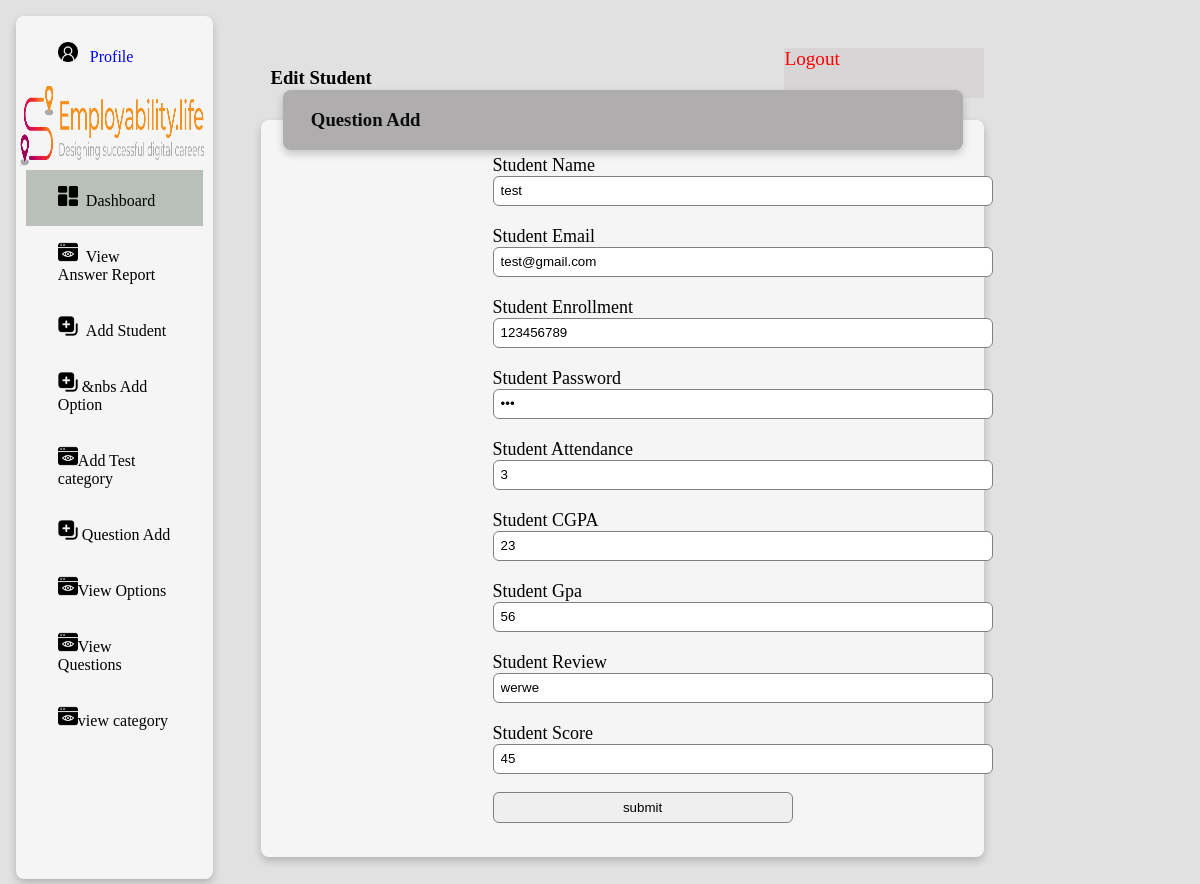
/edit_student/1, run on an earlier commit of the app's database.
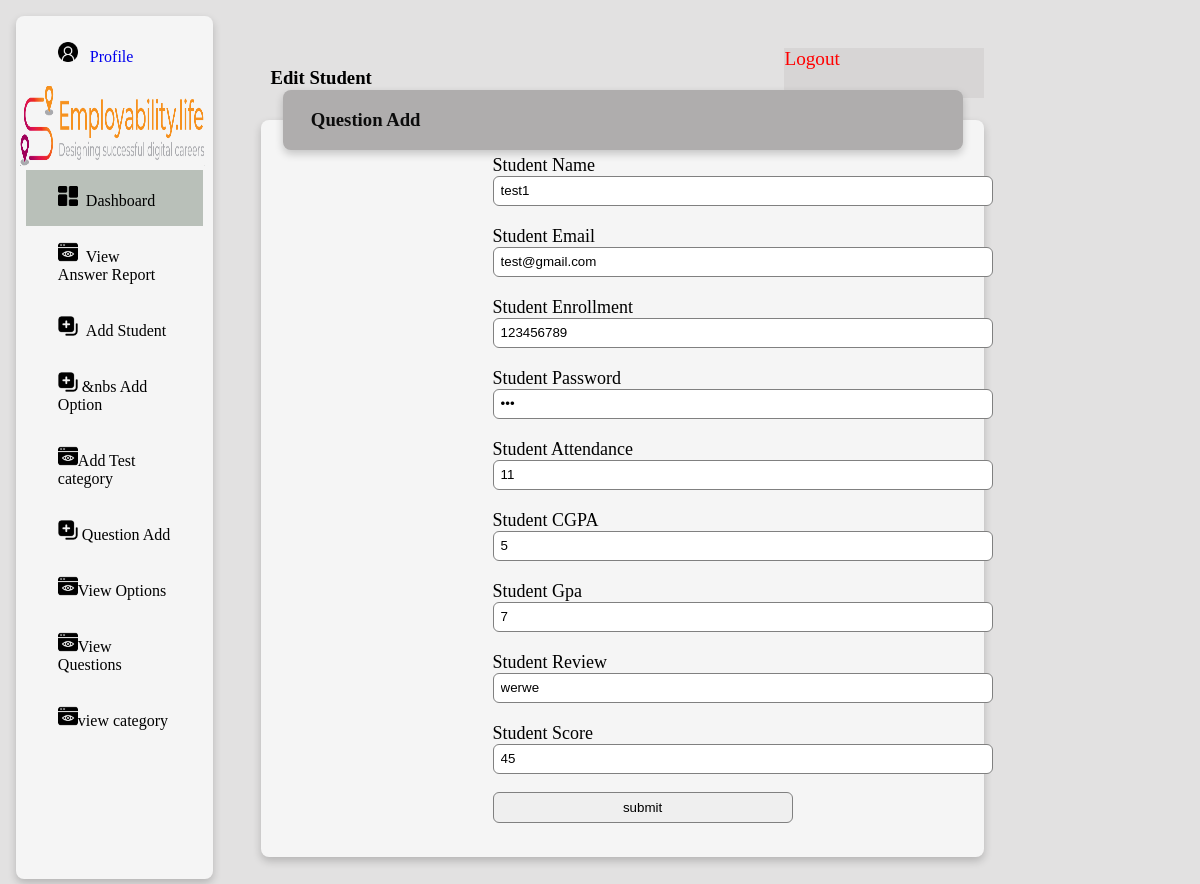
And on a later commit of the database.
### quiz/models.py (models this page shows, shortened)
class registerform(models.Model):
    name=models.CharField(max_length=100)
    email=models.EmailField()
    Enrollment_No=models.CharField(max_length=100)
    password=models.CharField(max_length=20)
    Attendance=models.PositiveIntegerField(default=0)
    cgpa=models.CharField("CGPA",default='',max_length=10,blank=True)
    gpa=models.CharField("GPA",default='',max_length=10,blank=True)
    review=models.TextField(default="",blank=True)
    score=models.PositiveIntegerField(default=0,blank=True,)

### quiz/views.py (the view, shortened to what this page needs)
# urls.py: path('edit_student/<int:id>',edit_student,name='edit_student'),
def edit_student(request,id):
    obj=registerform.objects.get(id=id)
    return render(request,'editstudent.html',{'obj':obj})

### quiz/templates/editstudent.html (shortened to what the changed rows need)
{% load static %}
<html>
    <head>
        <link rel="stylesheet" href="{% static 'css/demo.css' %}">
    </head>
    <body>
        <div class="main">
            <div class="viewtabledrd">
                <div class="viewtabledrd">
                <div class="card createtest">
                    <div class="questionaddform">
                        <form  method="post">
                            <label>Student Name</label>
                            <input type="text"  value="{{obj.name}}" placeholder="Enter name"  style="width: 500px; height: 30px;" class="questiontitle" id="questiontitle" name="name"/>
                            <label>Student Email</label>
                            <input type="email"   value="{{obj.email}}" placeholder="Enter email" required style="width: 500px; height: 30px;" class="questiontitle" id="questiontitle" name="email"/>
                            <label>Student Enrollment</label>
                            <input type="number"   value="{{obj.Enrollment_No}}" placeholder="Enter Enrollment number" required style="width: 500px; height: 30px;" class="questiontitle" id="questiontitle" name="en.no"/>
                            <label>Student Password</label>
                            <input type="password"  value="{{obj.password}}" placeholder="Enter password" required style="width: 500px; height: 30px;" class="questiontitle" id="questiontitle" name="password"/>
                            <label>Student Attendance</label>
                            <input type="number" max="12" min="0" value="{{obj.Attendance}}" placeholder="Enter Attendance" required style="width: 500px; height: 30px;" class="questiontitle" id="questiontitle" name="attendance"/>
                            <label>Student CGPA</label>
                            <input type="Number" max="7" min="0"  value="{{obj.cgpa}}" placeholder="Enter CGPA" required style="width: 500px; height: 30px;" class="questiontitle" id="questiontitle" name="cgpa"/>
                            <label>Student Gpa</label>
                            <input type="number"  max="7" min="0" value="{{obj.gpa}}" placeholder="Enter gpa" required style="width: 500px; height: 30px;" class="questiontitle" id="questiontitle" name="gpa"/>
                            <label>Student Review</label>
                            <input type="text"  value="{{obj.review}}" placeholder="Enter review" required style="width: 500px; height: 30px;" class="questiontitle" id="questiontitle" name="review"/>
                            <label>Student Score</label>
                            <input type="number"  value="{{obj.score}}" placeholder="Enter score" required style="width: 500px; height: 30px;" class="questiontitle" id="questiontitle" name="score"/>
                            <br>
                            <br>
                            <input type="submit" value="submit" />
                        </form>
                    </div>
                </div>
            </div>
        </div>
    </body>
</html>

What changed in the data, as far as the page shows it:
changed registerform "test@gmail.com": name "test" → "test1"; attendance "3" → "11"; cgpa "23" → "5"; gpa "56" → "7"
